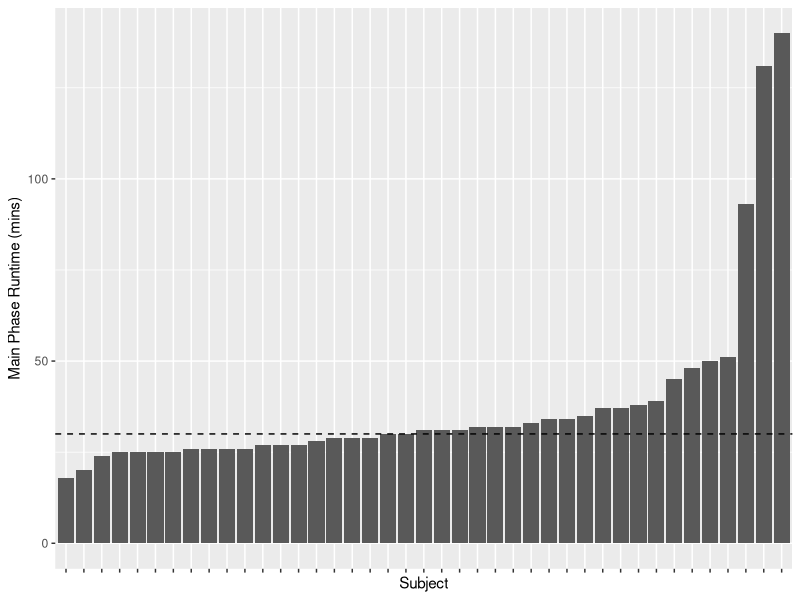
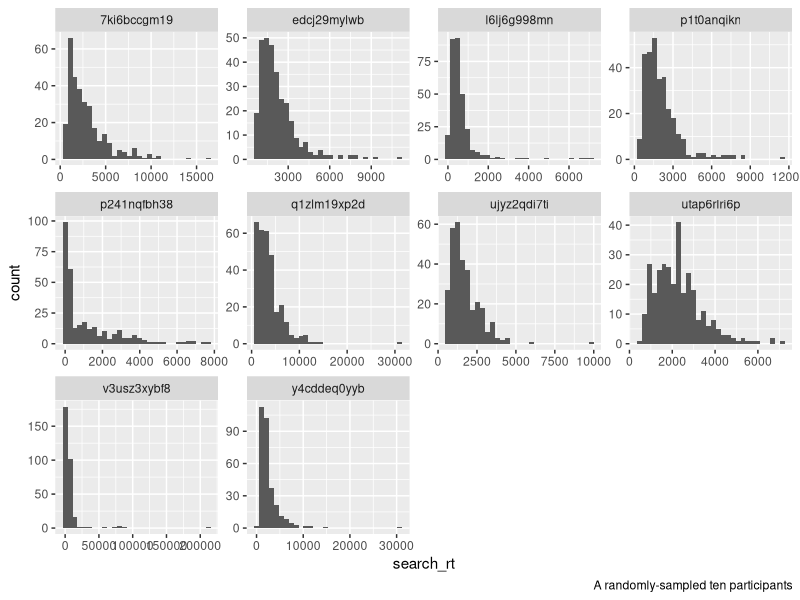
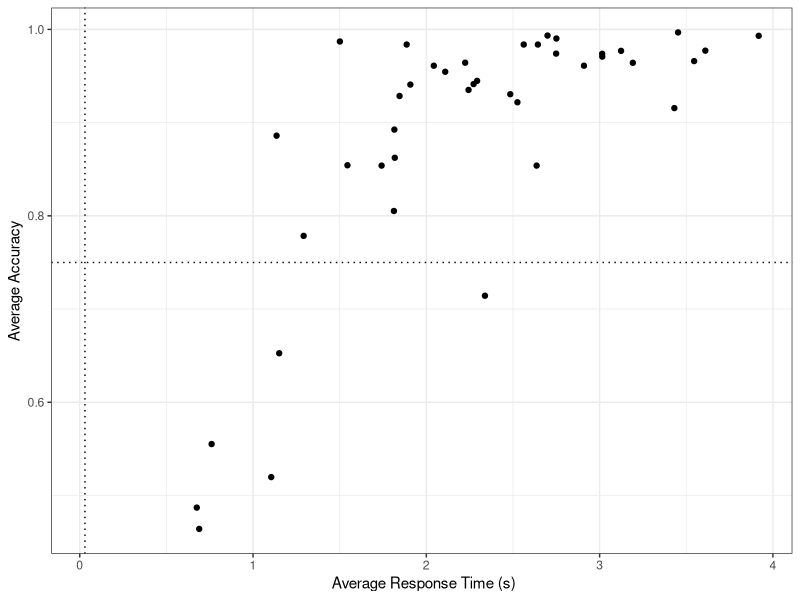
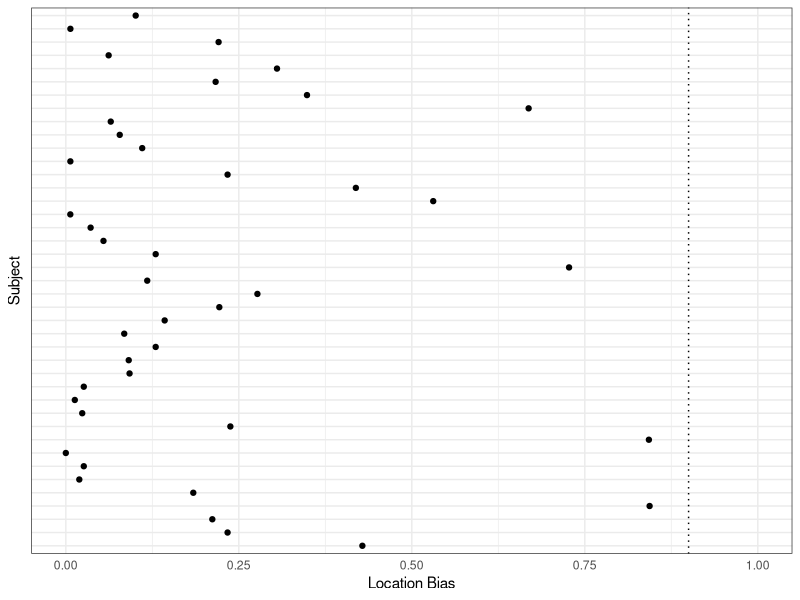
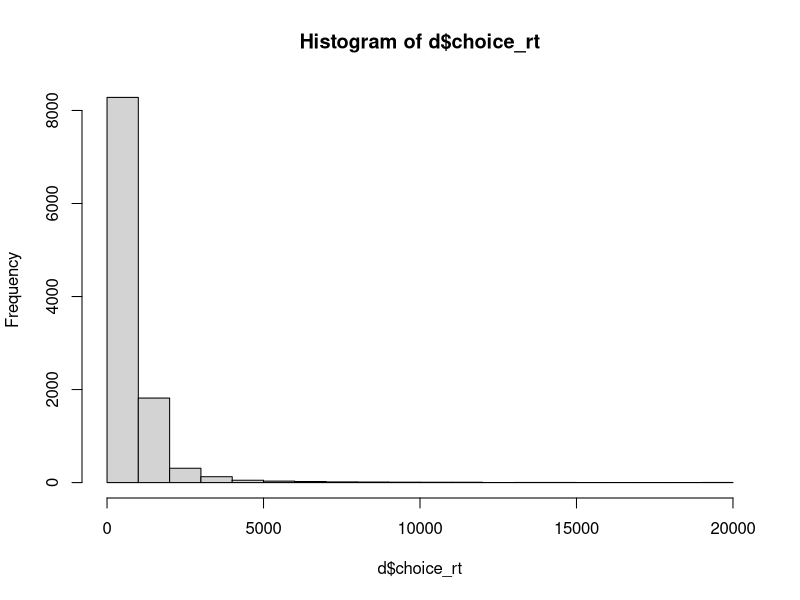
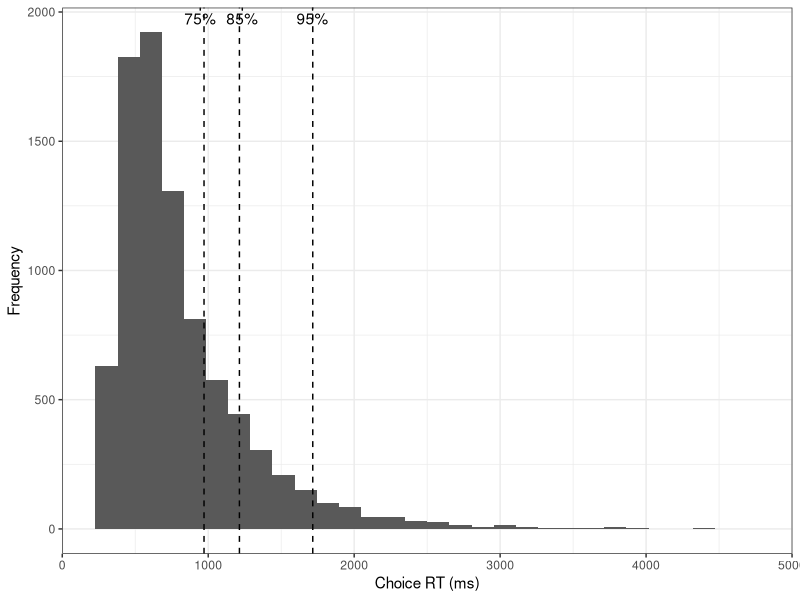

Generate these figures, in order, with R:
## ---- chunk 1
library(tidyverse)
## ---- chunk 2
d <- read.csv('../../data/exp1_main_raw.csv')
N <- length(unique(d$subject))
head(d)
## ---- chunk 3
d %>% 
  group_by(subject) %>% 
  summarize(runtime = max(phase_runtime_mins)) %>% 
  ggplot(aes(x = reorder(subject, runtime), y = runtime)) + 
  geom_bar(stat = 'identity') +
  geom_hline(yintercept = 30, linetype = 'dashed') +
  labs(
    x = 'Subject',
    y = 'Main Phase Runtime (mins)'
  ) + 
  theme(axis.text.x = element_blank())
## ---- chunk 4
runtimes <- d %>% 
  group_by(subject) %>% 
  summarize(runtime = max(phase_runtime_mins)) 
avg_runtime <- mean(runtimes[runtimes$runtime < 60,]$runtime)


desired_trials <- function(avg_runtime, n_trials = 308) {
  mins_per_trial <- avg_runtime / n_trials
  return(30 / mins_per_trial)
}

print(paste0('Target trials to be 30 min: ', round(desired_trials(avg_runtime))))
## ---- chunk 5
## rt distribution
d %>% 
  filter(subject %in% sample(unique(d$subject), 10)) %>% 
  ggplot(aes(x = search_rt)) + 
  geom_histogram() + 
  facet_wrap(~subject, scales = 'free') + 
  labs(
    caption = 'A randomly-sampled ten participants'
  )


## calc proportion dropped
proportion_dropped <- function(rows_before, rows_now) {
  return((rows_before - rows_now) / rows_before)
}

## gross rt threshold
rows_before <- nrow(d)
d <- d[d$search_rt < 20000,]
trim_summary <- data.frame(reason = 'Search RTs above 20s', proportion_trimmed = proportion_dropped(rows_before, nrow(d)))
rows_before <- nrow(d)
d <- d[d$choice_rt < 20000,]
trim_summary <- rbind(trim_summary, data.frame(reason = 'Choice RTs above 20s', proportion_trimmed = proportion_dropped(rows_before, nrow(d))))

d %>% 
  group_by(subject) %>% 
  summarize(accuracy = 1 - mean(error), rt = mean(search_rt)) %>% 
  ggplot(aes(x = rt/1000, y = accuracy, group = subject)) + 
  geom_hline(yintercept = .75, linetype = 'dotted') + 
  geom_vline(xintercept = .03, linetype = 'dotted') + 
  geom_point() + 
  labs(
    x = ' Average Response Time (s)',
    y = 'Average Accuracy'
  ) + 
  theme_bw()
## ---- chunk 6
d$selected_deck_location_num <- ifelse(d$selected_deck_location == 'right', 1, -1)
d %>% 
  group_by(subject) %>% 
  summarize(sdln = mean(selected_deck_location_num)) %>% 
  ggplot(aes(x = subject, y = abs(sdln))) + 
  geom_hline(yintercept = .9, linetype = 'dotted') + 
  geom_point() + 
  coord_flip() + 
  ylim(0,1) +
  labs(
    x = 'Subject',
    y = 'Location Bias'
  ) + 
  theme_bw() + 
  theme(axis.text.y = element_blank(),
        axis.ticks = element_blank())
## ---- chunk 7
## cut subjects under 75% accuracy
bad_subjects <- d %>% 
  group_by(subject) %>% 
  summarize(error = mean(error), rt = mean(search_rt), location_bias = abs(mean(d$selected_deck_location_num))) %>% 
  filter(error > .25 | rt < .03 | location_bias > .9) %>% 
  select(subject)
n_bad_subjects <- nrow(bad_subjects)
d <- d[!(d$subject %in% bad_subjects$subject),]
## ---- chunk 8
## remove choice rts beyond 
hist(d$choice_rt)
## ---- chunk 9
rows_before <- nrow(d)
d <- d[d$choice_rt > 300 & d$choice_rt < 10000,]
print(paste0('Proportion dropped: ', round(proportion_dropped(rows_before, nrow(d)), 3), ', ', rows_before - nrow(d), '/', nrow(d)))
## ---- chunk 10
rows_before <- nrow(d)
d <- d %>% 
  group_by(subject) %>% 
  summarize(choice_rt_m = mean(choice_rt), choice_rt_sd = sd(choice_rt)) %>% 
  inner_join(d) %>% 
  filter(choice_rt >= choice_rt_m - (2*choice_rt_sd) & choice_rt <= choice_rt_m + (2*choice_rt_sd))
print(paste0('Proportion dropped: ', round(proportion_dropped(rows_before, nrow(d)), 3), ', ', rows_before - nrow(d), '/', nrow(d)))
## ---- chunk 11
write.csv(d, '../../data/exp1_main.csv', row.names = FALSE)
## ---- chunk 12
library(ggrepel)
## make a model that coverts a summary of choice rt to overall mins
d <- d[d$choice_rt < 7500,]

percentile <- quantile(d$choice_rt, c(.75,.85,.95))
percentile <- data.frame(percent = names(percentile), values = percentile)

d %>% 
  ggplot(aes(x = choice_rt)) + 
  geom_histogram() +
  geom_vline(data = percentile, aes(xintercept = values), linetype = 'dashed') + 
  geom_text_repel(data = percentile, aes(x = values - 1, label = percent), y = 3000) +
  labs(
    x = 'Choice RT (ms)',
    y = 'Frequency'
  ) + 
  theme_bw()
  

d <- d %>% 
  mutate(choice_rt_c = (choice_rt - choice_rt_m) / choice_rt_sd)

m1 <- lm(phase_runtime_mins ~ choice_rt_c, data = d)
summary(m1)
